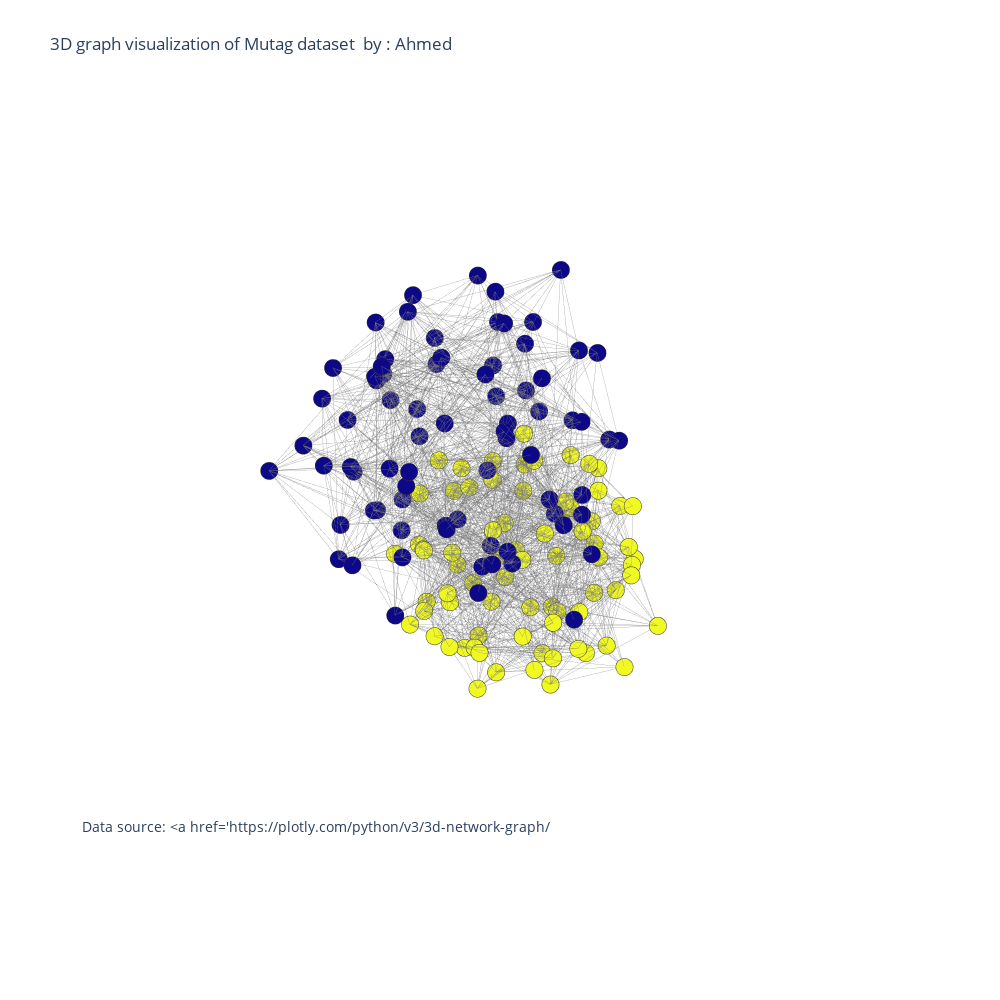

Notebook source saved alongside this figure:
### Code cell
import pandas as pd
import numpy as np
%matplotlib inline
import plotly.graph_objs as go
from  plotly.offline import plot
import chart_studio.plotly as py
import cufflinks as cf
cf.go_offline()
from plotly.offline import download_plotlyjs, init_notebook_mode, plot,iplot
init_notebook_mode(connected='true')
data=[trace1, trace2]
fig=go.Figure(data=data, layout=layout)

iplot(fig, filename='Les-Miserables')

### Figure 1 — Plotly figure (JSON) as saved in the notebook; plotly's stock layout.template omitted (floating-point values rounded to 4 significant figures; data arrays with more than 128 entries replaced by an {"elided": "..."} marker saying what was removed)
{"data": [{"hoverinfo": "none", "line": {"color": "rgb(125,125,125)", "width": 0.5}, "mode": "lines", "type": "scatter3d", "x": {"elided": "4155 float values"}, "y": {"elided": "4155 float values"}, "z": {"elided": "4155 float values"}}, {"hoverinfo": "text", "marker": {"color": {"elided": "150 int values"}, "line": {"color": "rgb(50,50,50)", "width": 0.5}, "size": 6, "symbol": "circle"}, "mode": "markers", "name": "actors", "text": {"elided": "150 str values"}, "type": "scatter3d", "x": {"elided": "150 float values"}, "y": {"elided": "150 float values"}, "z": {"elided": "150 float values"}}], "layout": {"annotations": [{"font": {"size": 14}, "showarrow": false, "text": "Data source: <a href='https://plotly.com/python/v3/3d-network-graph/</a>", "x": 0, "xanchor": "left", "xref": "paper", "y": 0.1, "yanchor": "bottom", "yref": "paper"}], "height": 1000, "hovermode": "closest", "margin": {"t": 100}, "scene": {"xaxis": {"showbackground": false, "showgrid": false, "showline": false, "showticklabels": false, "title": {"text": ""}, "zeroline": false}, "yaxis": {"showbackground": false, "showgrid": false, "showline": false, "showticklabels": false, "title": {"text": ""}, "zeroline": false}, "zaxis": {"showbackground": false, "showgrid": false, "showline": false, "showticklabels": false, "title": {"text": ""}, "zeroline": false}}, "showlegend": false, "title": {"text": "3D graph visualization of Mutag dataset  by : Ahmed"}, "width": 1000}}
